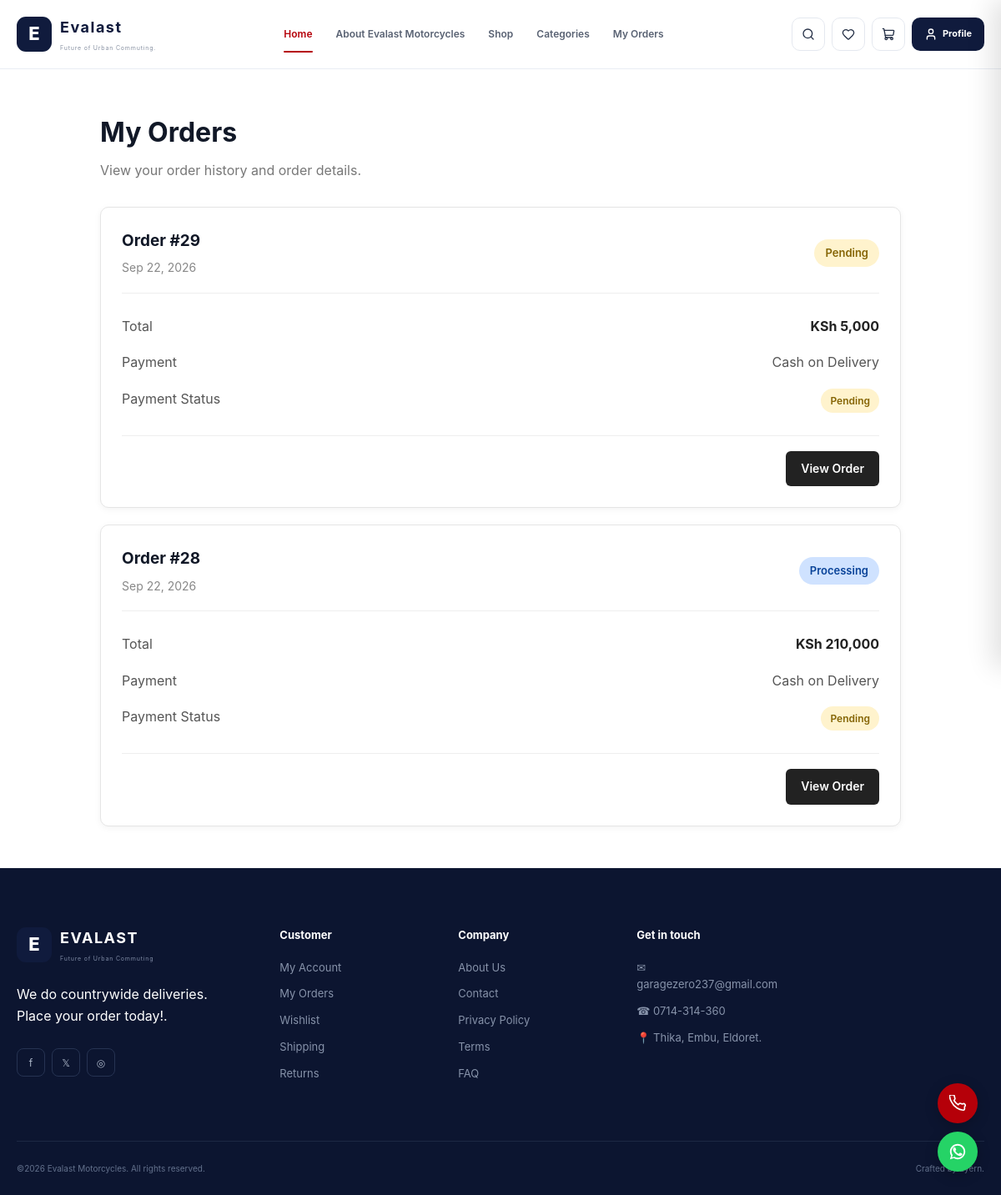
/my-orders/ (signed in), run on the app's committed database.
### app/models.py (models this page shows, shortened)
class Order(models.Model):
    STATUS_CHOICES = [
        ('pending', 'Pending'),
        ('processing', 'Processing'),
        ('shipped', 'Shipped'),
        ('delivered', 'Delivered'),
        ('cancelled', 'Cancelled'),
    ]
    PAYMENT_CHOICES = [
        ('pending', 'Pending'),
        ('paid', 'Paid'),
        ('failed', 'Failed'),
    ]
    PAYMENT_METHOD_CHOICES = [
        ('cod', 'Cash on Delivery'),
        ('lipa-na-mpesa', 'STK push mpesa'),
    ]
    customer = models.ForeignKey(
        User,
        on_delete=models.CASCADE,
        related_name='orders'
    )
    full_name = models.CharField(
    max_length=150,
    blank=True,
    null=True
    )
    phone = models.CharField(
        max_length=30,
        blank=True,
        null=True
    )
    address = models.TextField(
        blank=True,
        null=True
    )
    city = models.CharField(
        max_length=100,
        blank=True,
        null=True
    )
    country = models.CharField(
        max_length=100,
        blank=True,
        null=True
    )
    status = models.CharField(
        max_length=20,
        choices=STATUS_CHOICES,
        default='pending'
    )
    payment_status = models.CharField(
        max_length=20,
        choices=PAYMENT_CHOICES,
        default='pending'
    )
    payment_method = models.CharField(
        max_length=20,
        choices=PAYMENT_METHOD_CHOICES,
        default='cod'
    )
    coupon = models.ForeignKey(
        'Coupon',
        on_delete=models.SET_NULL,
        null=True,
        blank=True
    )
    discount_amount = models.PositiveIntegerField(default=0)
    total_amount = models.PositiveIntegerField(default=0)
    created_at = models.DateTimeField(auto_now_add=True)
    updated_at = models.DateTimeField(auto_now=True)

### app/views/client_views.py (the view)
@login_required
def my_orders(request):
    orders = Order.objects.filter(
        customer=request.user
    ).order_by('-created_at')
    context = {
        'orders': orders,
    }
    return render(
        request,
        'website/my_orders.html',
        context
    )

### app/views/client_views.py (called while the page is built)
def cart_count(request):
    if request.user.is_authenticated:
        try:
            cart = Cart.objects.get(user=request.user)
            count = sum(
                item.quantity
                for item in cart.items.all()
            )
        except Cart.DoesNotExist:
            count = 0
    else:
        count = 0
    return {
        'cart_count': count
    }

def wishlist_count(request):
    if request.user.is_authenticated:
        count = Wishlist.objects.filter(
            user=request.user
        ).count()
    else:
        count = 0
    return {
        'wishlist_count': count
    }

### templates/website/my_orders.html (shortened to what this page needs)
{% extends "website/base.html" %}
{% load static %}
{% load humanize %}
{% block extra_css %}
    <link rel="stylesheet" href="{% static 'website/css/my_orders.css' %}">
{% endblock %}
{% block main %}
<div class="orders-page">
    <div class="orders-header">
        <h1>My Orders</h1>
        <p>View your order history and order details.</p>
    </div>
    {% if orders %}
        <div class="orders-list">
            {% for order in orders %}
            <div class="order-card">
                <div class="order-card-header">
                    <div>
                        <h2>Order #{{ order.id }}</h2>
                        <p>
                            {{ order.created_at|date:"M d, Y" }}
                        </p>
                    </div>
                    <span class="order-status {{ order.status }}">
                        {{ order.get_status_display }}
                    </span>
                </div>
                <div class="order-card-body">
                    <div class="order-info">
                        <span>Total</span>
                        <strong>
                            KSh {{ order.total_amount|intcomma }}
                        </strong>
                    </div>
                    <div class="order-info">
                        <span>Payment</span>
                        <span>
                            {{ order.get_payment_method_display }}
                        </span>
                    </div>
                    <div class="order-info">
                        <span>Payment Status</span>
                        <span class="payment-status {{ order.payment_status }}">
                            {{ order.get_payment_status_display }}
                        </span>
                    </div>
                </div>
                <div class="order-card-footer">
                    <a href="{% url 'my_order_detail' order.id %}"
                       class="view-order-btn">
                        View Order
                    </a>
                </div>
            </div>
            {% endfor %}
        </div>
    {% endif %}
</div>
{% endblock %}

### static/website/css/home.css (style rules this page uses)
:root { --primary: #172554; --primary-light: #B50009; --accent: #f59e0b; --accent-dark: #d97706; --dark: #111827; --text: #374151; --muted: #6b7280; --white: #ffffff; --light: #f8fafc; --border: #e5e7eb; --radius-sm: 10px; --radius-md: 16px; --radius-lg: 24px; --shadow-sm: 0 5px 20px rgba(15, 23, 42, .06); --shadow-md: 0 15px 40px rgba(15, 23, 42, .10); --shadow-lg: 0 25px 70px rgba(15, 23, 42, .15); }
* { margin: 0; padding: 0; box-sizing: border-box; }
html { scroll-behavior: smooth; }
body { font-family: "Inter", "Poppins", Arial, sans-serif; background: var(--white); color: var(--dark); line-height: 1.6; }
a { text-decoration: none; color: inherit; }

### static/website/css/my_orders.css (style rules this page uses)
.orders-page, .order-detail-page { max-width: 1000px; margin: 50px auto; padding: 0 20px; }
.orders-header { margin-bottom: 30px; }
.orders-header h1 { margin: 0 0 8px; font-size: 32px; }
.orders-header p { margin: 0; color: #777; }
.orders-list { display: flex; flex-direction: column; gap: 20px; }
.order-card { background: #fff; border: 1px solid #e5e5e5; border-radius: 10px; padding: 25px; box-shadow: 0 2px 8px rgba(0, 0, 0, 0.05); }
.order-card-header { display: flex; justify-content: space-between; align-items: center; padding-bottom: 18px; border-bottom: 1px solid #eee; }
.order-card-header h2 { margin: 0 0 6px; font-size: 19px; }
.order-card-header p { margin: 0; color: #888; font-size: 14px; }
.order-status { display: inline-block; padding: 6px 13px; border-radius: 20px; font-size: 13px; font-weight: 600; }
.order-status.pending { background: #fff3cd; color: #856404; }
.order-status.processing { background: #cfe2ff; color: #084298; }
.order-card-body { padding: 18px 0; }
.order-info { display: flex; justify-content: space-between; padding: 9px 0; color: #555; }
.order-info strong { color: #222; }
.payment-status { display: inline-block; padding: 5px 11px; border-radius: 20px; font-size: 12px; font-weight: 600; }
.payment-status.pending { background: #fff3cd; color: #856404; }
.order-card-footer { display: flex; justify-content: flex-end; padding-top: 18px; border-top: 1px solid #eee; }
.view-order-btn { display: inline-block; padding: 10px 18px; background: #222; color: #fff; text-decoration: none; border-radius: 6px; font-size: 14px; font-weight: 600; transition: 0.2s; }

### data on the page
Order: id "29", created_at "Sep 22, 2026", status "Pending", total_amount "5,000", payment_method "Cash on Delivery", payment_status "Pending"
Order: id "28", created_at "Sep 22, 2026", status "Processing", total_amount "210,000", payment_method "Cash on Delivery", payment_status "Pending"
